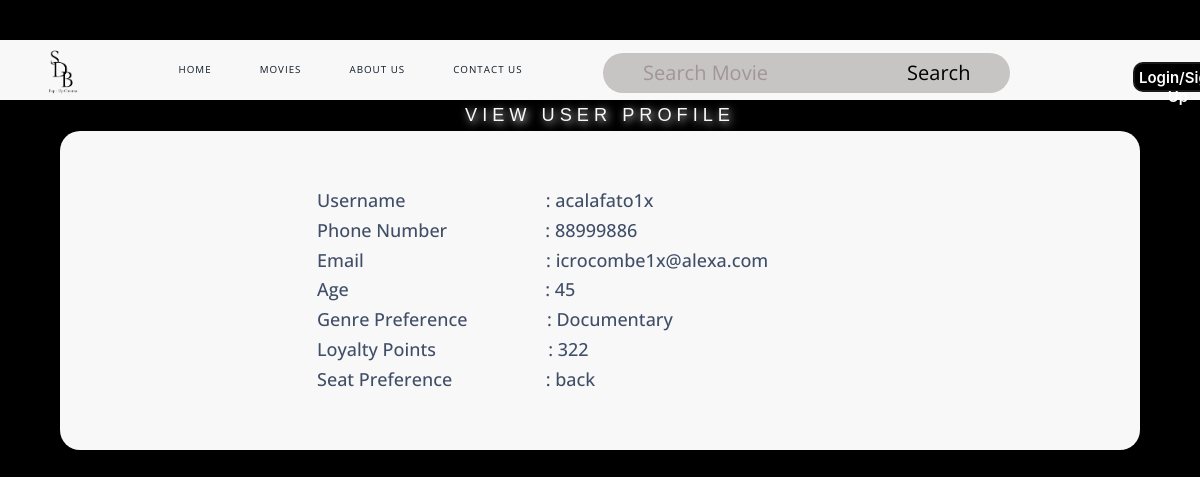
/ViewCustomerProfile.php?username=acalafato1x, run on the app's committed database.
### tables this page shows
CREATE TABLE `customer` (
  `phoneNo` int(8) DEFAULT NULL,
  `username` varchar(15) DEFAULT NULL,
  `hashedPassw` varchar(64) DEFAULT NULL,
  `email` varchar(30) DEFAULT NULL,
  `age` int(2) DEFAULT NULL,
  `genrePref` varchar(11) DEFAULT NULL,
  `loyaltyPts` int(4) DEFAULT NULL,
  `seatPref` varchar(5) DEFAULT NULL
);

### entityClass.php (called while the page is built, shortened)
<?php
class testDB{
    private $conn;
    function __construct($servername = "localhost", $dbusername = "root", $password = "", $dbname = "testdb") {
        $this->conn = new mysqli($servername, $dbusername, $password, $dbname);
    }
    function retrieveCustomer($username){
        $result = $this->conn->query("SELECT * from `customer` where `username` = '$username'");
        $row = $result->fetch_all(MYSQLI_BOTH);
        return $row;
    }
}
?>

### dbFunctions.php (called while the page is built, shortened)
<?php
include ("entityClass.php");
class controller{
    private $testDB;
    function __construct(){
        $this->testDB = new testDB();
    }
    function run($method,$var1=0,$var2=0,$var3=0,$var4=0,$var5=0,$var6=0,$var7=0,$var8=0,$var9=0,$var10=0,$var11=0,$var12=0,$var13=0,$var14=0,$var15=0,$var16=0){
        if($method == "validateUserLogin"){
            $result = $this->testDB -> validateUserLogin($var1,$var2,$var3);
        }
        else if($method == "validateRegistration"){
            $result = $this->testDB->validateRegistration($var1);
        }
        else if($method == "processRegistration"){
            $result = $this->testDB->processRegistration($var1,$var2,$var3,$var4,$var5,$var6,$var7,$var8);
        }
        else if($method == "getMovie1"){
            $result = $this->testDB->getMovie1();
        }
        else if($method == "getMovie0"){
            $result = $this->testDB->getMovie0();
        }
        else if($method == "fetchUserDetails"){
            $result = $this->testDB->fetchUserDetails($var1,$var2,$var3);
        }
        else if($method == "searchMovies"){
            $result = $this->testDB->searchMovies($var1);
        }
        else if($method == "searchMovies10"){
            $result = $this->testDB->searchMovies10($var1,$var2);
        }
        else if($method == "searchMovies10Num"){
            $result = $this->testDB->searchMovies10Num($var1,$var2);
        }
        else if($method == "updatePassword"){
            $result = $this->testDB->updatePassword($var1,$var2,$var3,$var4);
        }
        else if($method == "validatePasswordChange"){
            $result = $this->testDB->validatePasswordChange($var1,$var2);
        }
        else if($method == "getBookings"){
            $result = $this->testDB->getBookings();
        }
        else if($method == "getBookingFromID"){
            $result = $this->testDB->getBookingFromID($var1);
        }
        else if($method == "updateBookings"){
            $result = $this->testDB->updateBookings($var1,$var2,$var3,$var4,$var5,$var6,$var7,$var8,$var9,$var10,$var11,$var12,$var13,$var14);
        }
        else if($method == "deleteBooking"){
            $result = $this->testDB->deleteBooking($var1);
        }
        else if($method == "confirmDeletion"){
            $result = $this->testDB->confirmDeletion($var1);
        }
        else if($method == "claimBooking"){
            $result = $this->testDB->claimBooking($var1);
        }
        else if($method == "getAllMovies"){
            $result = $this->testDB->getAllMovies();
        }
        else if($method == "updateMovie"){
            $result = $this->testDB->updateMovie($var1,$var2,$var3,$var4,$var5,$var6,$var7,$var8,$var9,$var10,$var11,$var12,$var13,$var14,$var15,$var16);
        }
        else if($method == "deleteMovie"){
            $result = $this->testDB->deleteMovie($var1);
        }
        else if($method == "confirmMovieDeletion"){
            $result = $this->testDB->confirmMovieDeletion($var1);
        }
        else if($method == "escapeString"){
            $result = $this->testDB->escapeString($var1);
        }
        else if($method == "addMovie"){
            $result = $this->testDB->addMovie($var1,$var2,$var3,$var4,$var5,$var6,$var7,$var8,$var9,$var10,$var11,$var12,$var13,$var14,$var15,$var16);
        }
        else if($method == "getRoomPlandb"){
            $result = $this->testDB->getRoomPlandb();
        }
        else if($method == "getRoomPlanFromID"){
            $result = $this->testDB->getRoomPlanFromID($var1);
        }
        else if($method == "updateRoomPlan"){
            $result = $this->testDB->updateRoomPlan($var1,$var2,$var3,$var4,$var5);
        }
        else if($method == "resetRoomPlan"){
            $result = $this->testDB->resetRoomPlan($var1);
        }
        else if($method == "getMovieTitleFromID"){
            $result = $this->testDB->getMovieTitleFromID($var1);
        }
        else if($method == "getBookingFromUsername"){
            $result = $this->testDB->getBookingFromUsername($var1);
        }
        else if($method == "updatePref"){
            $result = $this->testDB->updatePref($var1,$var2,$var3);
        }
        else if($method == "getPref"){
            $result = $this->testDB->getPref($var1);
        }
        else if($method == "getCustomerList"){
            $result = $this->testDB->getCustomerList();
        }
        else if($method == "getAllFood"){
            $result = $this->testDB->getAllFood();
        }
        else if($method == "getFoodFromName"){
            $result = $this->testDB->getFoodFromName($var1);
        }
        else if($method == "updateFood"){
            $result = $this->testDB->updateFood($var1,$var2,$var3,$var4,$var5,$var6);
        }
        else if($method == "deleteFood"){
            $result = $this->testDB->deleteFood($var1);
        }
        else if($method == "confirmDeleteFood"){
            $result = $this->testDB->confirmDeleteFood($var1);
        }
        else if($method == "addFood"){
            $result = $this->testDB->addFood($var1,$var2,$var3,$var4,$var5,$var6);
        }
        else if($method == "countRowFood"){
            $result = $this->testDB->countRowFood($var1);
        }
        else if($method == "getDistinctYear"){
            $result = $this->testDB->getDistinctYear();
        }
        else if($method == "getBookingReportAllTime"){
            $result = $this->testDB->getBookingReportAllTime();
        }
        else if($method == "popularMoviesAllTime"){
            $result = $this->testDB->popularMoviesAllTime();
        }
        else if($method == "busyDatesAllTime"){
            $result = $this->testDB->busyDatesAllTime();
        }
        else if($method == "getBookingReportYear"){
            $result = $this->testDB->getBookingReportYear($var1);
        }
        else if($method == "popularMoviesYear"){
            $result = $this->testDB->popularMoviesYear($var1);
        }
        else if($method == "busyDatesYear"){
            $result = $this->testDB->busyDatesYear($var1);
        }
        else if($method == "getBookingReportYearMonth"){
            $result = $this->testDB->getBookingReportYearMonth($var1,$var2);
        }
        else if($method == "popularMoviesYearMonth"){
            $result = $this->testDB->popularMoviesYearMonth($var1,$var2);
        }
        else if($method == "busyDatesYearMonth"){
            $result = $this->testDB->busyDatesYearMonth($var1,$var2);
        }
        else if($method == "getBookingReportDay"){
            $result = $this->testDB->getBookingReportDay($var1);
        }
        else if($method == "popularMoviesDay"){
            $result = $this->testDB->popularMoviesDay($var1);
        }
        else if($method == "busyDatesDay"){
            $result = $this->testDB->busyDatesDay($var1);
        }
        else if($method == "resetRoomSpec"){
            $result = $this->testDB->resetRoomSpec($var1);
        }
        else if($method == "updateRoomSpec0"){
            $result = $this->testDB->updateRoomSpec0($var1,$var2,$var3);
        }
        else if($method == "getMovieFromID"){
            $result = $this->testDB->getMovieFromID($var1);
        }
        else if($method == "getRoomPlan"){
            $result = $this->testDB->getRoomPlan($var1);
        }
        else if($method == "getRoomSpecs"){
            $result = $this->testDB->getRoomSpecs($var1);
        }
        else if($method == "updateSeatStatusUnavailable"){
            $result = $this->testDB->updateSeatStatusUnavailable($var1, $var2);
        }
        else if($method == "resetSeatingStatus"){
            $result = $this->testDB->resetSeatingStatus($var1);
        }
        else if($method == "getAvailableFoodDetails"){
            $result = $this->testDB->getAvailableFoodDetails();
        }
        else if($method == "getBookingDetails"){
            $result = $this->testDB->getBookingDetails($var1);
        }
        else if($method == "getSeatStatus"){
            $result = $this->testDB->getSeatStatus($var1,$var2,$var3);
        }
        else if($method == "getSeatName"){
            $result = $this->testDB->getSeatName($var1,$var2,$var3);
        }
        else if($method == "updateBookingdb"){
            $result = $this->testDB->updateBookingdb($var1,$var2,$var3,$var4,$var5,$var6,$var7,$var8,$var9,$var10,$var11,$var12,$var13);
        }
        else if($method == "redeemPoints"){
            $result = $this->testDB->redeemPoints($var1,$var2);
        }
        else if($method == "gainPoints"){
            $result = $this->testDB->gainPoints($var1,$var2);
        }
        else if($method == "updateSeatStatus"){
            $result = $this->testDB->updateSeatStatus($var1,$var2);
        }
        else if($method == "retrieveStaff"){
            $result = $this->testDB->retrieveStaff($var1);
        }
        else if($method == "retrieveManager"){
            $result = $this->testDB->retrieveManager($var1);
        }
        else if($method == "retrieveCustomer"){
            $result = $this->testDB->retrieveCustomer($var1);
        }
        return $result;
   }
}
?>

### ViewCustomerProfile.php (the view, shortened to what this page needs)
<?php
include("navbar.php");
class ViewCustomerProfile{
    function display(){
        include("dbFunctions.php");
        $message = "";
        $controller = new controller ();
        if($_SERVER['REQUEST_METHOD'] === 'GET'){
            $username = $_GET['username'];
            $result = $controller->run("retrieveCustomer", $username);
            $message =  '<form action="?" method="POST">';
            $message = $message.'<h4 style="text-align: left; white-space: pre;">Username                              : '.$result[0]['username'].'</h4>';
            $message = $message.'<h4 style="text-align: left; white-space: pre;">Phone Number                     : '.$result[0]['phoneNo'].'</h4>';
            $message = $message.'<h4 style="text-align: left; white-space: pre;">Email                                       : '.$result[0]['email'].'</h4>';
            $message = $message.'<h4 style="text-align: left; white-space: pre;">Age                                          : '.$result[0]['age'].'</h4>';
            $message = $message.'<h4 style="text-align: left; white-space: pre;">Genre Preference                 : '.$result[0]['genrePref'].'</h4>';
            $message = $message.'<h4 style="text-align: left; white-space: pre;">Loyalty Points                        : '.$result[0]['loyaltyPts'].'</h4>';
            $message = $message.'<h4 style="text-align: left; white-space: pre;">Seat Preference                    : '.$result[0]['seatPref'].'</h4>';
            $message = $message.'</form>';
        }
        echo '
    <!DOCTYPE html>
    <html lang="en">
    <head>
    <link rel="stylesheet" href="https://maxcdn.bootstrapcdn.com/font-awesome/4.7.0/css/font-awesome.min.css">
    <link rel="stylesheet" href="https://maxcdn.bootstrapcdn.com/bootstrap/3.3.7/css/bootstrap.min.css">
    <link rel="stylesheet" href="https://cdnjs.cloudflare.com/ajax/libs/font-awesome/4.7.0/css/font-awesome.min.css">
    </head>
    <body>';
    echo'
        <center>
            <div id="content">
        <h2>View<span style="color:#F8F8F8;"> User Profile</span></h2>
        </div>
     <div class="form">
                    <div class="row">
                        <div class="col">';
                        echo $message;
          echo'
    </body>
    </html>';
    }
}
$display = new ViewCustomerProfile();
$display->display();
?>

### CSS/coba.css (style rules this page uses)
* { -webkit-box-sizing: border-box; box-sizing: border-box; }
body { font-family: Consolas, "Andale Mono", "Lucida Console", "Lucida Sans Typewriter", Monaco, "Courier New", "monospace"; }
* { border: 0; box-sizing: border-box; margin: 0; padding: 0; }
body { background: #000000; font-family: Consolas, "Andale Mono", "Lucida Console", "Lucida Sans Typewriter", Monaco, "Courier New", "monospace"; }
::placeholder { color: #A29595; }
* { box-sizing: border-box; padding: 0; margin: 0 auto; }
h2 { font: mono Baskerville, "Palatino Linotype", Palatino, "Century Schoolbook L", "Times New Roman", "serif"; text-align: center; color: aliceblue; text-shadow: 2px 2px 8px white; font-size: 40px; padding-top: 10px; padding-bottom: 20px; }
* { box-sizing: border-box; }
.row { display: flex; }

### ViewCustomerProfile.php (style rules this page uses)
body { color: #404E67; background: #000000; font-family: "Open Sans", sans-serif; text-align: center; padding: 40px 0; margin: 0 auto; background: black; }
h2 { color: #88B04B; font-family: "Nunito Sans", "Helvetica Neue", sans-serif; font-weight: 900; font-size: 30px; margin-bottom: 10px; }
#content h2 { margin: 0 0 0 0; font: 130% verdana, "Trebuchet MS", arial, tahoma, sans-serif; padding: 5px; text-transform: uppercase; letter-spacing: 5px; color: #F8F8F8; background: inherit; }
.form { background-color: #F8F8F8; margin: 0 5%; padding: 30px 60px; border-radius: 20px; }
.row { display: grid; grid-template-columns: auto auto auto auto; }
.col { padding: 20px 40px; text-align: leftwards; margin: auto; }

### data on the page
customer: username "acalafato1x", phoneNo "88999886", email "icrocombe1x@alexa.com", age "45", genrePref "Documentary", loyaltyPts "322", seatPref "back"
